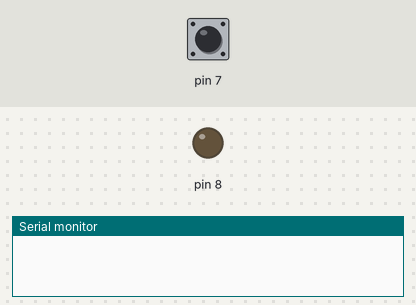
A sketch run on a simulated Arduino Uno, built with avr-gcc and run on an emulated ATmega328P. On the bench: output pins drawn as LEDs (lit = HIGH), the last lines printed to the serial monitor. Inputs (shaded band) come from the test bench; at power-on: pin 7 HIGH.

Above: at 1.2 s.
1.3 s: pin 7 pulled LOW for 0.15 s
At 3.84 s:
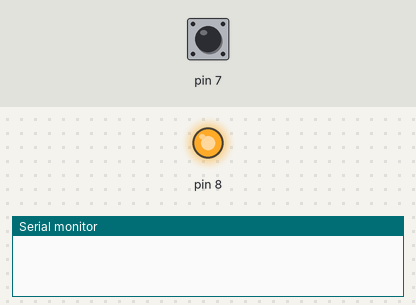
Timing chart, 0 to 10.4 s (numbered marks = the images above; inputs shaded):
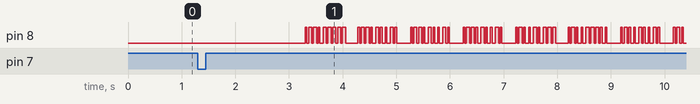

The sketch:

transmitter.ino
```cpp
byte kytu;
const char factor = 6 ;
void setup() {
  // put your setup code here, to run once:
  Serial.begin(9600);
  pinMode(7,INPUT_PULLUP);
  pinMode(8, OUTPUT);
}
void transmit(byte kytu)
{ int i;
  digitalWrite(8,HIGH);
delay(5*factor);
digitalWrite(8,LOW);
delay(5*factor);

  Serial.write(kytu);
for(i=0;i<8;i++)
{ if(kytu&0x80)
    { digitalWrite(8,HIGH);
    delay(5*factor);
    digitalWrite(8,LOW);
    delay(10*factor);  }
    else
    {digitalWrite(8,HIGH);
    delay(10*factor);
    digitalWrite(8,LOW);
      delay(5*factor);
    }
    kytu<<=1;
  }
    delay(200);
  }
void loop() {
  // put your main code here, to run repeatedly:
byte i,jk='N';


//delay(5000);

  //Serial.print("\n");
 if(digitalRead(7)==0) {
  delay(5);
  if(digitalRead(7)==0) {
    while(Serial.available()!=0) {
      kytu=Serial.read();
    transmit(kytu);
}
delay(2000);
while(1)
{ transmit(' ');
transmit('-');
transmit('-');
transmit('-');
  transmit('h');
    transmit('c');
    transmit('m');
    transmit('u');
    transmit('t');

  }
 }
}
}
```

Measured:
- after the input at 1.3 s, pin 8: LOW → HIGH after 2.0 s, then moves between LOW and HIGH, repeating every 0.98 s
